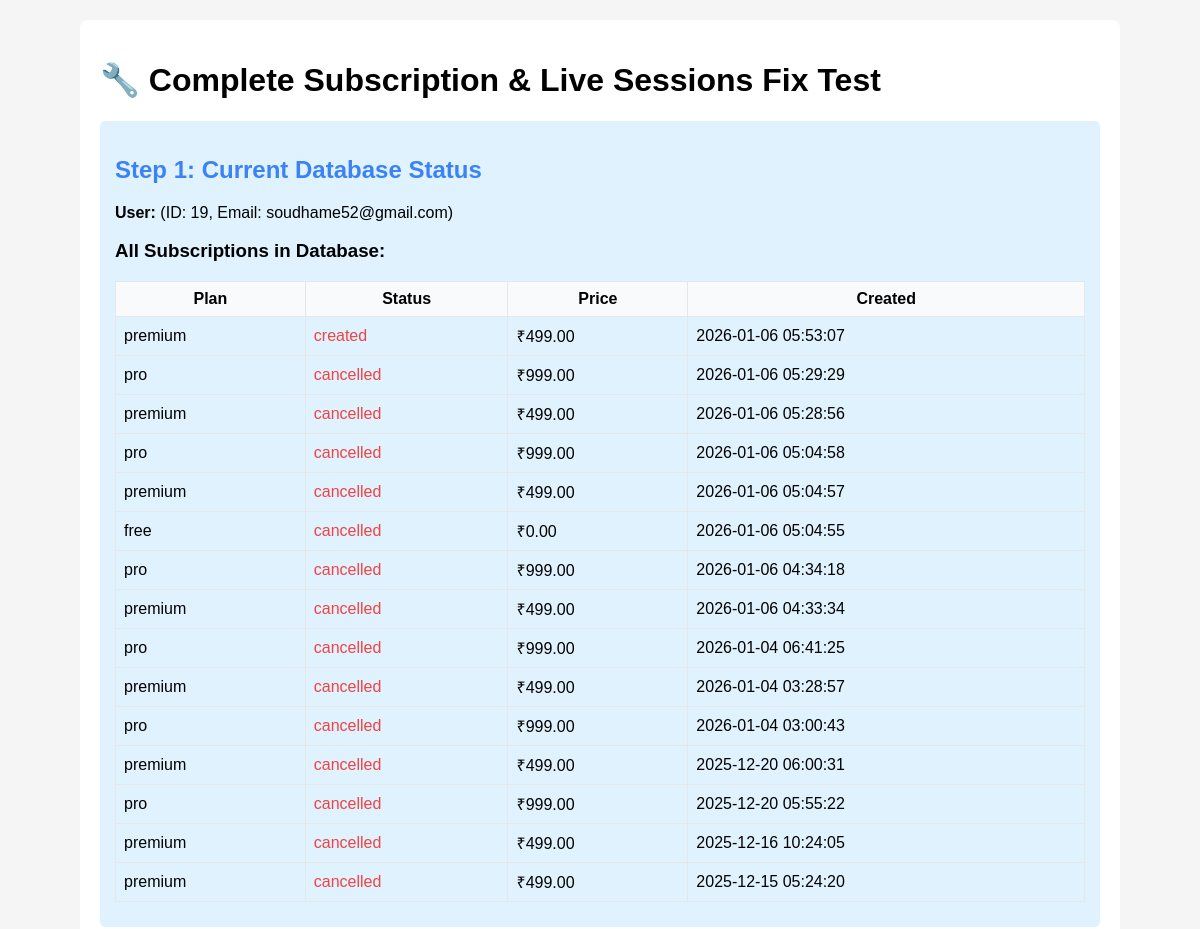
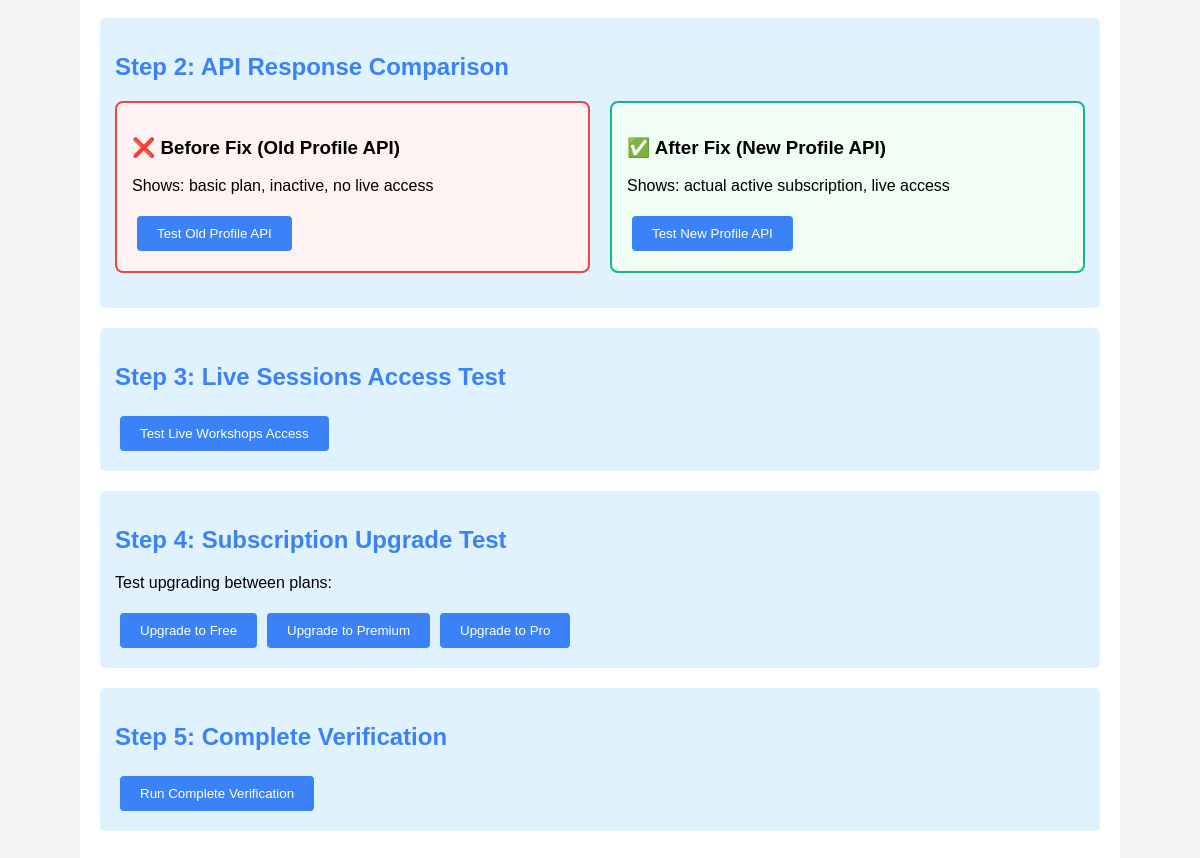
Screenshot of /backend/test-complete-fix.php with the database file from the repository (2 pictures, top to bottom).
### tables this page shows
CREATE TABLE `users` (
  `id` int(10) UNSIGNED NOT NULL,
  `first_name` varchar(50) NOT NULL,
  `last_name` varchar(50) NOT NULL,
  `email` varchar(191) NOT NULL,
  `password_hash` varchar(255) DEFAULT NULL,
  `created_at` timestamp NOT NULL DEFAULT current_timestamp(),
  `updated_at` timestamp NOT NULL DEFAULT current_timestamp() ON UPDATE current_timestamp(),
  `razorpay_customer_id` varchar(100) DEFAULT NULL
);

CREATE TABLE `subscriptions` (
  `id` int(10) UNSIGNED NOT NULL,
  `user_id` int(10) UNSIGNED NOT NULL,
  `plan_id` int(10) UNSIGNED NOT NULL,
  `razorpay_subscription_id` varchar(100) DEFAULT NULL,
  `razorpay_plan_id` varchar(100) DEFAULT NULL,
  `status` enum('created','authenticated','active','pending','halted','cancelled','completed','expired') DEFAULT 'created',
  `current_start` timestamp NULL DEFAULT NULL,
  `current_end` timestamp NULL DEFAULT NULL,
  `quantity` int(11) DEFAULT 1,
  `total_count` int(11) DEFAULT NULL,
  `paid_count` int(11) DEFAULT 0,
  `remaining_count` int(11) DEFAULT NULL,
  `notes` longtext DEFAULT NULL CHECK (json_valid(`notes`)),
  `created_at` timestamp NOT NULL DEFAULT current_timestamp(),
  `updated_at` timestamp NOT NULL DEFAULT current_timestamp() ON UPDATE current_timestamp()
);

CREATE TABLE `subscription_plans` (
  `id` int(10) UNSIGNED NOT NULL,
  `plan_code` varchar(50) NOT NULL,
  `name` varchar(100) NOT NULL,
  `description` text DEFAULT NULL,
  `price` decimal(10,2) NOT NULL,
  `currency` varchar(10) DEFAULT 'INR',
  `billing_period` enum('monthly','yearly') DEFAULT 'monthly',
  `razorpay_plan_id` varchar(100) DEFAULT NULL,
  `features` longtext DEFAULT NULL CHECK (json_valid(`features`)),
  `is_active` tinyint(1) DEFAULT 1,
  `created_at` timestamp NOT NULL DEFAULT current_timestamp(),
  `updated_at` timestamp NOT NULL DEFAULT current_timestamp() ON UPDATE current_timestamp()
);

### backend/test-complete-fix.php (the view, shortened to what this page needs)
<?php
echo "<!DOCTYPE html>";
echo "<html><head><title>Complete Fix Test</title>";
echo "</head><body><div class='container'>";
echo "<h1>🔧 Complete Subscription & Live Sessions Fix Test</h1>";
$userEmail = 'soudhame52@gmail.com';
try {
    $database = new Database();
    $db = $database->getConnection();
    $userStmt = $db->prepare("SELECT * FROM users WHERE email = ?");
    $userStmt->execute([$userEmail]);
    $user = $userStmt->fetch(PDO::FETCH_ASSOC);
    $userId = $user['id'];
    $userName = trim($user['first_name'] . ' ' . $user['last_name']);
    echo "<div class='step'>";
    echo "<h2 class='info'>Step 1: Current Database Status</h2>";
    echo "<p><strong>User:</strong> $userName (ID: $userId, Email: $userEmail)</p>";
    $currentStmt = $db->prepare("
        SELECT s.*, sp.plan_code, sp.name as plan_name, sp.price
        FROM subscriptions s
        LEFT JOIN subscription_plans sp ON s.plan_id = sp.id
        WHERE s.user_id = ?
        ORDER BY s.created_at DESC
    ");
    $currentStmt->execute([$userId]);
    $allSubs = $currentStmt->fetchAll(PDO::FETCH_ASSOC);
    echo "<h3>All Subscriptions in Database:</h3>";
    if (empty($allSubs)) {
        echo "<p class='warning'>⚠️ No subscriptions found in database</p>";
    } else {
        echo "<table style='border-collapse:collapse;width:100%;margin:10px 0;'>";
        echo "<tr style='background:#f9fafb;'><th style='border:1px solid #e5e7eb;padding:8px;'>Plan</th><th style='border:1px solid #e5e7eb;padding:8px;'>Status</th><th style='border:1px solid #e5e7eb;padding:8px;'>Price</th><th style='border:1px solid #e5e7eb;padding:8px;'>Created</th></tr>";
        foreach ($allSubs as $sub) {
            $statusColor = ($sub['status'] === 'active') ? 'success' : 'error';
            echo "<tr>";
            echo "<td style='border:1px solid #e5e7eb;padding:8px;'>{$sub['plan_code']}</td>";
            echo "<td style='border:1px solid #e5e7eb;padding:8px;' class='$statusColor'>{$sub['status']}</td>";
            echo "<td style='border:1px solid #e5e7eb;padding:8px;'>₹{$sub['price']}</td>";
            echo "<td style='border:1px solid #e5e7eb;padding:8px;'>{$sub['created_at']}</td>";
            echo "</tr>";
        }
        echo "</table>";
    }
    echo "</div>";
    echo "<div class='step'>";
    echo "<h2 class='info'>Step 2: API Response Comparison</h2>";
    echo "<div class='comparison'>";
    echo "<div class='comparison-item before'>";
    echo "<h3>❌ Before Fix (Old Profile API)</h3>";
    echo "<p>Shows: basic plan, inactive, no live access</p>";
    echo "<button onclick='testOldAPI()'>Test Old Profile API</button>";
    echo "</div>";
    echo "<div class='comparison-item after'>";
    echo "<h3>✅ After Fix (New Profile API)</h3>";
    echo "<p>Shows: actual active subscription, live access</p>";
    echo "<button onclick='testNewAPI()'>Test New Profile API</button>";
    echo "</div>";
    echo "</div>";
    echo "</div>";
    echo "<div class='step'>";
    echo "<h2 class='info'>Step 3: Live Sessions Access Test</h2>";
    echo "<button onclick='testLiveWorkshops()'>Test Live Workshops Access</button>";
    echo "</div>";
    echo "<div class='step'>";
    echo "<h2 class='info'>Step 4: Subscription Upgrade Test</h2>";
    echo "<p>Test upgrading between plans:</p>";
    echo "<button onclick='upgradeToFree()'>Upgrade to Free</button>";
    echo "<button onclick='upgradeToPremium()'>Upgrade to Premium</button>";
    echo "<button onclick='upgradeToPro()'>Upgrade to Pro</button>";
    echo "</div>";
    echo "<div class='step'>";
    echo "<h2 class='info'>Step 5: Complete Verification</h2>";
    echo "<button onclick='runCompleteTest()'>Run Complete Verification</button>";
    echo "</div>";
} catch (Exception $e) {
    echo "<div class='result error'>❌ Error: " . htmlspecialchars($e->getMessage()) . "</div>";
}
echo "</div>";
echo "</body></html>";
?>

### backend/test-complete-fix.php (style rules this page uses)
body { font-family:Arial,sans-serif;margin:20px;background:#f5f5f5; }
.container { max-width:1000px;margin:0 auto;background:white;padding:20px;border-radius:8px; }
.error { color:#ef4444; }
.info { color:#3b82f6; }
button { padding:10px 20px;margin:5px;border:none;border-radius:4px;cursor:pointer;background:#3b82f6;color:white; }
.step { background:#e0f2fe;padding:15px;border-radius:5px;margin:20px 0; }
.comparison { display:grid;grid-template-columns:1fr 1fr;gap:20px;margin:20px 0; }
.comparison-item { padding:15px;border-radius:8px;border:2px solid #e5e7eb; }
.before { border-color:#ef4444;background:#fef2f2; }
.after { border-color:#10b981;background:#f0fdf4; }

### rows the page displays
users: id "19"
subscriptions: subscription_plans.plan_code "premium", status "created", subscription_plans.price "499.00", created_at "2026-01-06 05:53:07"
subscriptions: subscription_plans.plan_code "pro", status "cancelled", subscription_plans.price "999.00", created_at "2026-01-06 05:29:29"
subscriptions: subscription_plans.plan_code "premium", status "cancelled", subscription_plans.price "499.00", created_at "2026-01-06 05:28:56"
subscriptions: subscription_plans.plan_code "pro", status "cancelled", subscription_plans.price "999.00", created_at "2026-01-06 05:04:58"
subscriptions: subscription_plans.plan_code "premium", status "cancelled", subscription_plans.price "499.00", created_at "2026-01-06 05:04:57"
subscriptions: subscription_plans.plan_code "free", status "cancelled", subscription_plans.price "0.00", created_at "2026-01-06 05:04:55"
subscriptions: subscription_plans.plan_code "pro", status "cancelled", subscription_plans.price "999.00", created_at "2026-01-06 04:34:18"
subscriptions: subscription_plans.plan_code "premium", status "cancelled", subscription_plans.price "499.00", created_at "2026-01-06 04:33:34"
subscriptions: subscription_plans.plan_code "pro", status "cancelled", subscription_plans.price "999.00", created_at "2026-01-04 06:41:25"
subscriptions: subscription_plans.plan_code "premium", status "cancelled", subscription_plans.price "499.00", created_at "2026-01-04 03:28:57"
subscriptions: subscription_plans.plan_code "pro", status "cancelled", subscription_plans.price "999.00", created_at "2026-01-04 03:00:43"
subscriptions: subscription_plans.plan_code "premium", status "cancelled", subscription_plans.price "499.00", created_at "2025-12-20 06:00:31"
subscriptions: subscription_plans.plan_code "pro", status "cancelled", subscription_plans.price "999.00", created_at "2025-12-20 05:55:22"
subscriptions: subscription_plans.plan_code "premium", status "cancelled", subscription_plans.price "499.00", created_at "2025-12-16 10:24:05"
subscriptions: subscription_plans.plan_code "premium", status "cancelled", subscription_plans.price "499.00", created_at "2025-12-15 05:24:20"

### other values shown
$userEmail "soudhame52@gmail.com"
